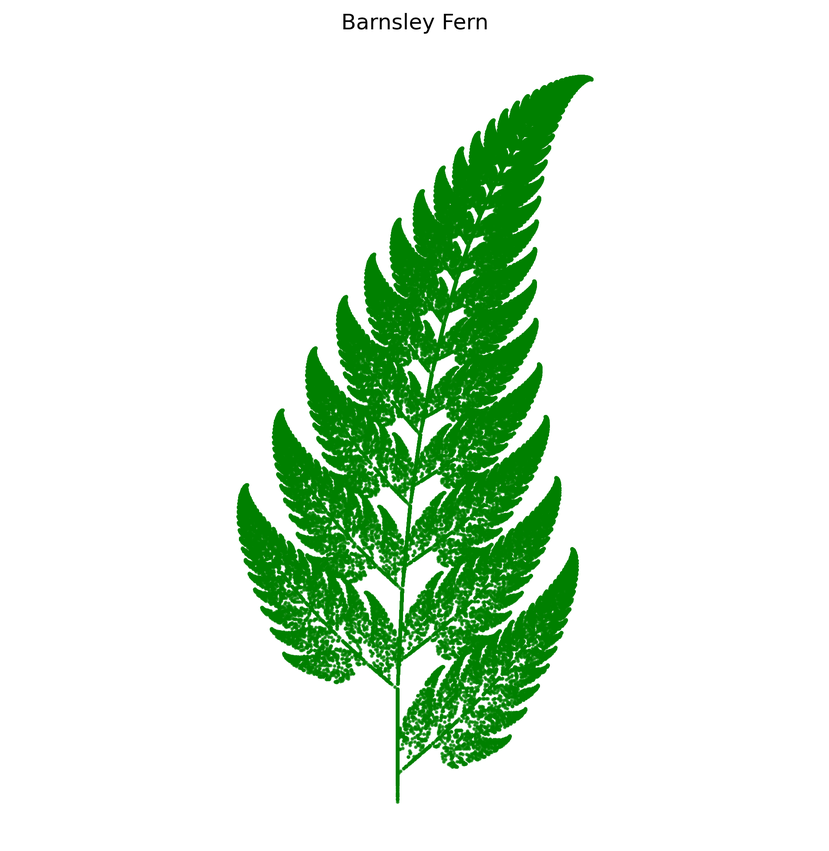
#> input picture images/barnsley_fern.png, 829 x 851 px, shrunk from 1919 x 1971 before the run, found by its file name
$ python box_counting_solution.py
#> lines starting #> are read from the running program, lines starting #| are printed output that depends on the picture; after the words box and inside, x2 and y2 are one past the last pixel; in counts of white or black regions, pixels touching at a corner belong together; long printed decimals are rounded
"""
项目5: 盒计数法估算分形维数
实现盒计数算法计算分形图像的盒维数
"""

import numpy as np
from PIL import Image
import matplotlib.pyplot as plt

def load_and_binarize_image(image_path, threshold=128):
    """
    加载图像并转换为二值数组
    :param image_path: 图像文件路径
    :param threshold: 二值化阈值 (0-255)
    :return: 二值化的NumPy数组 (0和1)
    """
#> called with threshold = 128
    img = Image.open(image_path).convert('L')  # 转换为灰度
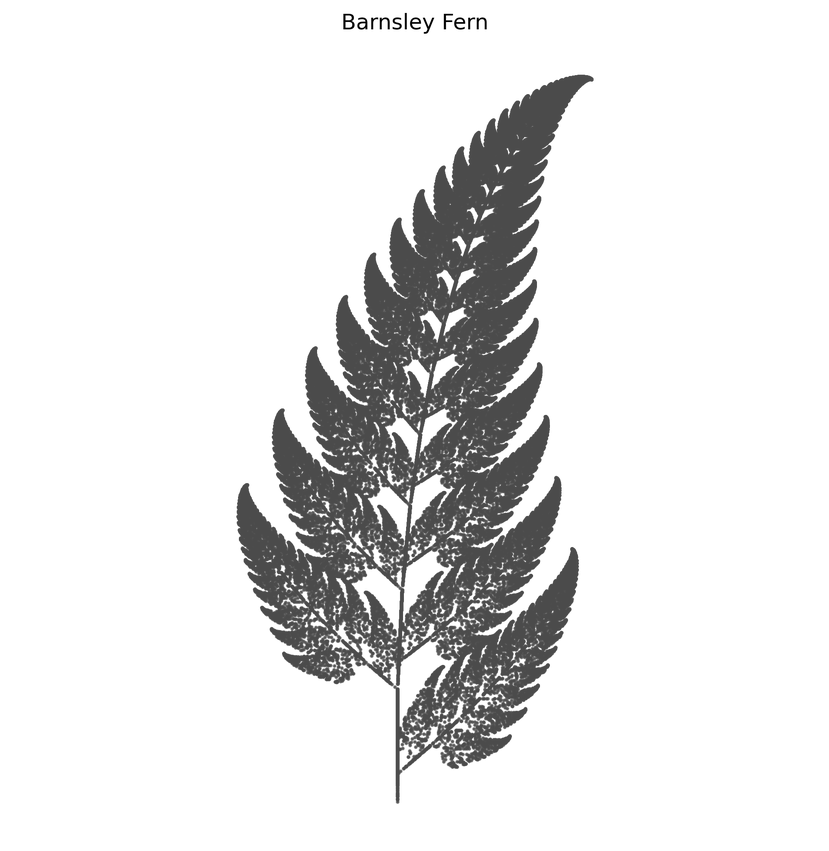
#> img: PIL image 829x851 L; min 0, max 255, mean 227.8
    img_array = np.array(img)
    binary_image = (img_array > threshold).astype(int)
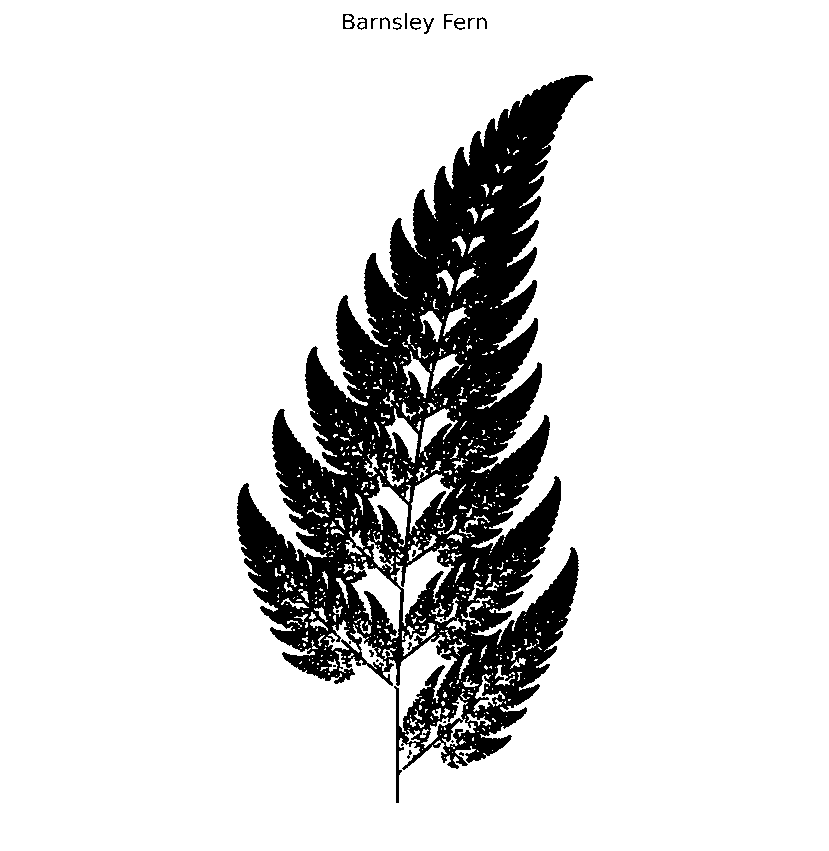
#> binary_image: shape (851, 829) int64; values 0 (black) and 1 (white), 85.4% white; 25 black regions (8 under 20 px), largest, box (x1, y1, x2, y2) and area: (237, 75, 593, 803) 102093, (343, 14, 355, 29) 91, (410, 18, 421, 30) 64
    return binary_image

def box_count(binary_image, box_sizes):
    """
    盒计数算法实现
    :param binary_image: 二值图像数组
    :param box_sizes: 盒子尺寸列表
    :return: 字典 {box_size: count}
    """
    height, width = binary_image.shape
    counts = {}

    for box_size in box_sizes:
        # 计算网格行列数
        rows = height // box_size
        cols = width // box_size

        count = 0

        # 遍历所有盒子
        for i in range(rows):
            for j in range(cols):
                # 获取当前盒子区域
                box = binary_image[i*box_size:(i+1)*box_size,
                                  j*box_size:(j+1)*box_size]

                # 检查盒子是否包含前景像素
                if np.any(box == 1):
                    count += 1

        counts[box_size] = count

    return counts

def calculate_fractal_dimension(binary_image, min_box_size=1, max_box_size=None, num_sizes=10):
    """
    计算分形维数
    :param binary_image: 二值图像数组
    :param min_box_size: 最小盒子尺寸
    :param max_box_size: 最大盒子尺寸
    :param num_sizes: 盒子尺寸数量
    :return: 盒维数, 拟合结果
    """
#> called with min_box_size = 1, num_sizes = 10
    if max_box_size is None:
        max_box_size = min(binary_image.shape) // 2
#> max_box_size = 414

    # 生成等比数列的盒子尺寸
    box_sizes = np.logspace(np.log2(min_box_size), np.log2(max_box_size),
                           num=num_sizes, base=2).astype(int)
#> box_sizes = [1, 1, 3, 7, 14, 28, 55, 108, 211, 414]
    box_sizes = np.unique(box_sizes)  # 去除重复值
#> box_sizes = [1, 3, 7, 14, 28, 55, 108, 211, 414]

    # 执行盒计数
    counts = box_count(binary_image, box_sizes)
#> after the loop in box_count, `for box_size in box_sizes:`: counts = 9 items
#> counts = 9 items

    # 准备回归数据
    epsilons = np.array(list(counts.keys()))
#> epsilons = [1, 3, 7, 14, 28, 55, 108, 211, 414]
    N_epsilons = np.array(list(counts.values()))
#> N_epsilons = [602629, 69795, 13558, 3497, 870, 225, 49, 12, 4]

    # 对数变换
    log_eps = np.log(epsilons)
#> log_eps = [0, 1.1, 1.95, 2.64, 3.33, 4.01, 4.68, 5.35, 6.03]
    log_N = np.log(N_epsilons)
#> log_N = [13.31, 11.15, 9.51, 8.16, 6.77, 5.42, 3.89, 2.48, 1.39]

    # 线性回归
    slope, intercept = np.polyfit(log_eps, log_N, 1)
#> slope = -2; intercept = 13.38
    D = -slope
#> D = 2

    return D, (epsilons, N_epsilons, slope, intercept)

def plot_log_log(epsilons, N_epsilons, slope, intercept, save_path=None):
    """
    绘制log-log图
    """
    log_eps = np.log(epsilons)
    log_N = np.log(N_epsilons)

    plt.figure(figsize=(8, 6))
    plt.scatter(log_eps, log_N, label='Data points')

    # 绘制拟合直线
    fit_line = slope * log_eps + intercept
    plt.plot(log_eps, fit_line, 'r-',
             label=f'Fit line (slope={-slope:.3f})')

    plt.xlabel('log(ε)')
    plt.ylabel('log(N(ε))')
    plt.title('Box Counting Method - log-log plot')
    plt.legend()
    plt.grid(True)

    if save_path:
        plt.savefig(save_path)
    plt.show()

if __name__ == "__main__":
    # 示例用法
    IMAGE_PATH = "/Users/lixh/Library/CloudStorage/OneDrive-个人/Code/cp2025-practice-week9/images/barnsley_fern.png"  # 修改为指向images目录的相对路径

    # 1. 加载并二值化图像
    binary_img = load_and_binarize_image(IMAGE_PATH)

    # 2. 计算分形维数
    D, (epsilons, N_epsilons, slope, intercept) = calculate_fractal_dimension(binary_img)
#> D = 2; epsilons = [1, 3, 7, 14, 28, 55, 108, 211, 414]; N_epsilons = [602629, 69795, 13558, 3497, 870, 225, 49, 12, 4]; slope = -2; intercept = 13.38

    # 3. 输出结果
    print("盒计数结果:")
    for eps, N in zip(epsilons, N_epsilons):
        print(f"ε = {eps:4d}, N(ε) = {N:6d}, log(ε) = {np.log(eps):.3f}, log(N) = {np.log(N):.3f}")
#> this loop made 9 passes
#> (eps, N) on passes 1 to 9: (1, 602629), (3, 69795), (7, 13558), (14, 3497), (28, 870), (55, 225), (108, 49), (211, 12), (414, 4)
#| ε =    1, N(ε) = 602629, log(ε) = 0.000, log(N) = 13.309
#| ε =    3, N(ε) =  69795, log(ε) = 1.099, log(N) = 11.153
#| ε =    7, N(ε) =  13558, log(ε) = 1.946, log(N) = 9.515
#| ε =   14, N(ε) =   3497, log(ε) = 2.639, log(N) = 8.160
#| ε =   28, N(ε) =    870, log(ε) = 3.332, log(N) = 6.768
#| ε =   55, N(ε) =    225, log(ε) = 4.007, log(N) = 5.416
#| ε =  108, N(ε) =     49, log(ε) = 4.682, log(N) = 3.892
#| ε =  211, N(ε) =     12, log(ε) = 5.352, log(N) = 2.485
#> (further printed lines are left out)

    print(f"\n拟合斜率: {slope:.5f}")
#| 拟合斜率: -2.005
    print(f"估算的盒维数 D = {D:.5f}")
#| 估算的盒维数 D = 2.005

    # 4. 绘制log-log图
    plot_log_log(epsilons, N_epsilons, slope, intercept, "log_log_plot.png")
#> in plot_log_log, `log_eps = np.log(epsilons)`: log_eps = [0, 1.1, 1.95, 2.64, 3.33, 4.01, 4.68, 5.35, 6.03]
#> in plot_log_log, `fit_line = slope * log_eps + intercept`: fit_line = [13.38, 11.17, 9.48, 8.09, 6.7, 5.34, 3.99, 2.65, 1.3]
#> in plot_log_log, `plt.savefig(save_path)`:
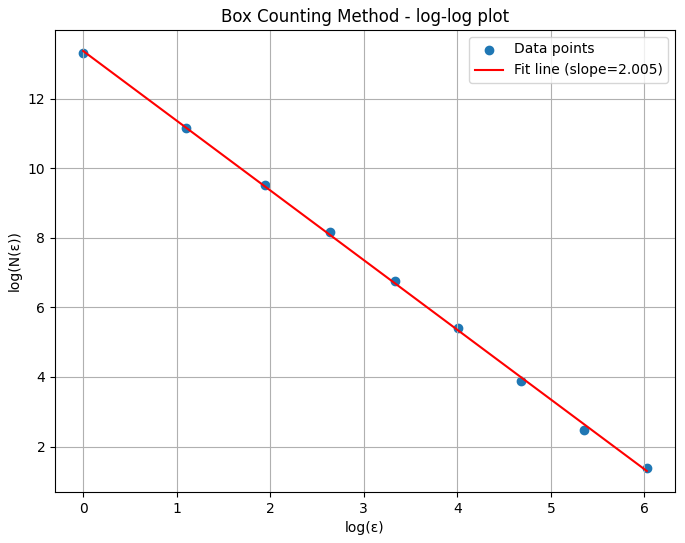
#> figure drawn by matplotlib, 1 panel
